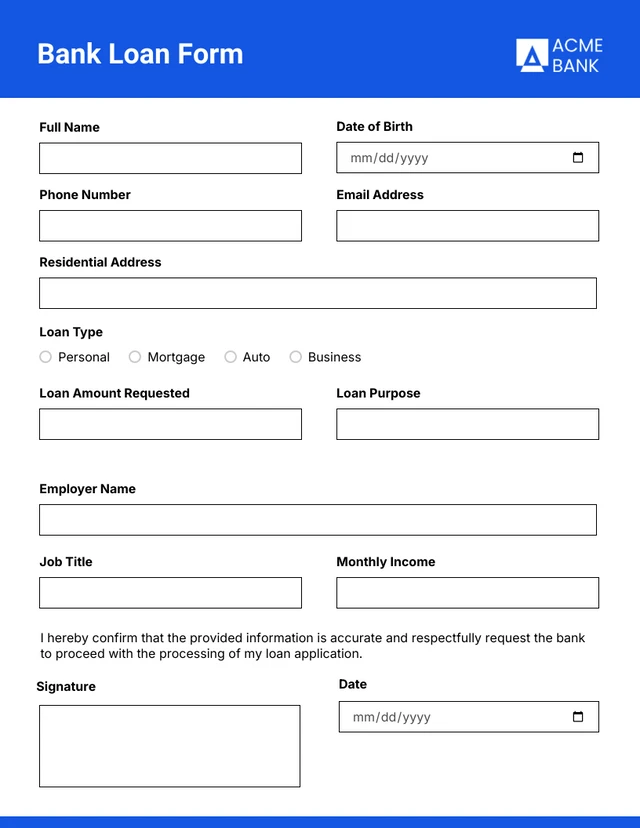
#> input picture smart-banking-form-system/forms/sample_form.jpg, 640 x 828 px, found by its file name
$ python main.py
#> lines starting #> are read from the running program, lines starting #| are printed output that depends on the picture; after the words box and inside, x2 and y2 are one past the last pixel; in counts of white or black regions, pixels touching at a corner belong together
import pytesseract
import cv2

def extract_text(image_path):
#> called with image_path = 'sample_form.jpg'
    img = cv2.imread(image_path)
#> img is the input picture: shape (828, 640, 3); mean B, G, R 243.8, 226.4, 217.8

    # Resize for better OCR
    img = cv2.resize(img, None, fx=2, fy=2, interpolation=cv2.INTER_CUBIC)
#> img: shape (1656, 1280, 3)

    # Convert to grayscale
    gray = cv2.cvtColor(img, cv2.COLOR_BGR2GRAY)
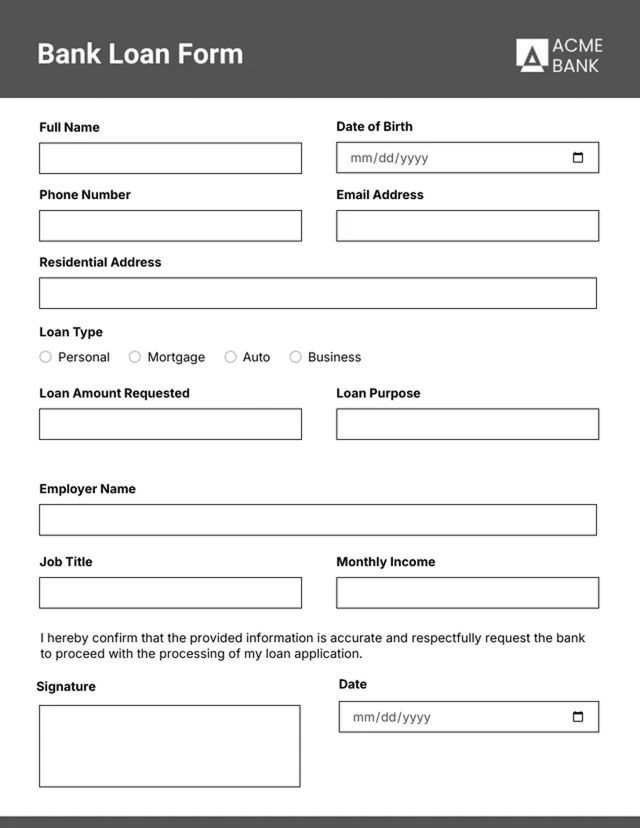
#> gray: shape (1656, 1280) (shown at 1/2 size); min 0, max 255, mean 225.5

    # Remove noise
    denoised = cv2.fastNlMeansDenoising(gray, None, 30, 7, 21)

    # Thresholding for clearer text
    _, thresh = cv2.threshold(denoised, 0, 255, cv2.THRESH_BINARY + cv2.THRESH_OTSU)
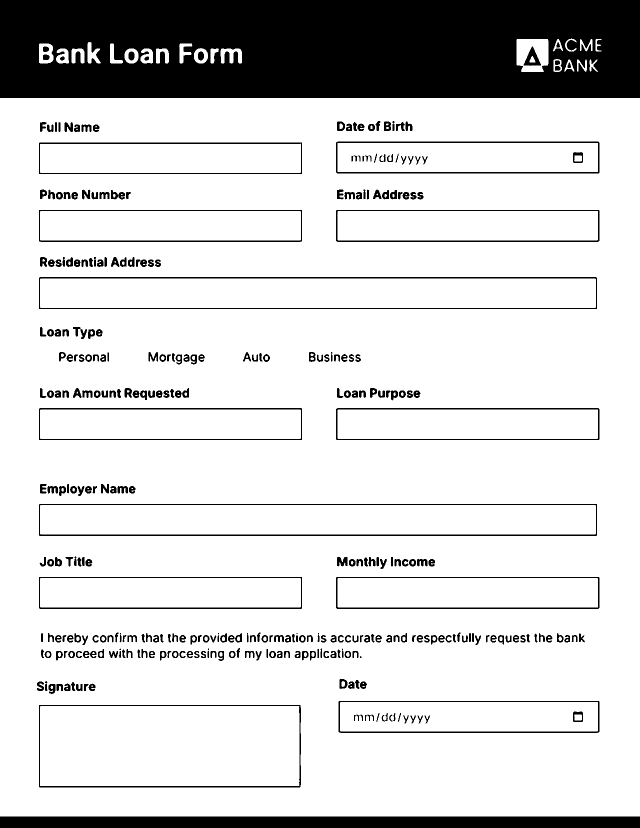
#> thresh: shape (1656, 1280) (shown at 1/2 size); 83.6% white; 348 black regions (7 under 20 px), largest, box (x1, y1, x2, y2) and area: (0, 0, 1280, 196) 237748, (0, 1633, 1280, 1656) 29440, (78, 1008, 1194, 1072) 5817

    # OCR configuration
    custom_config = r'--oem 3 --psm 4'
#> (the run stopped early here; a loop or call above may not have finished)
